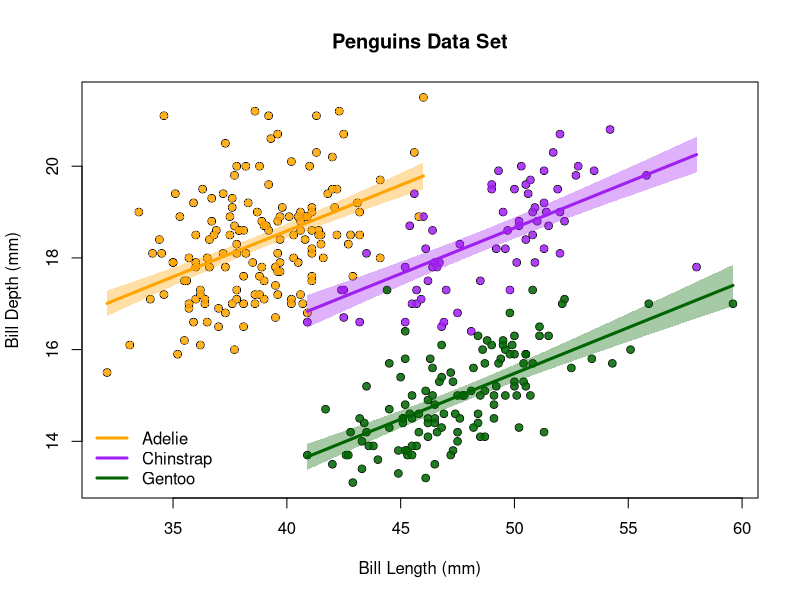
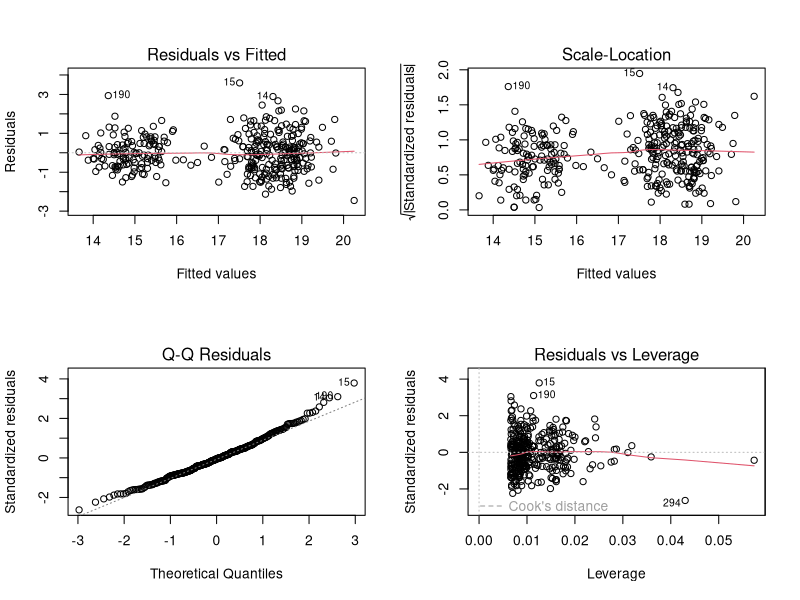
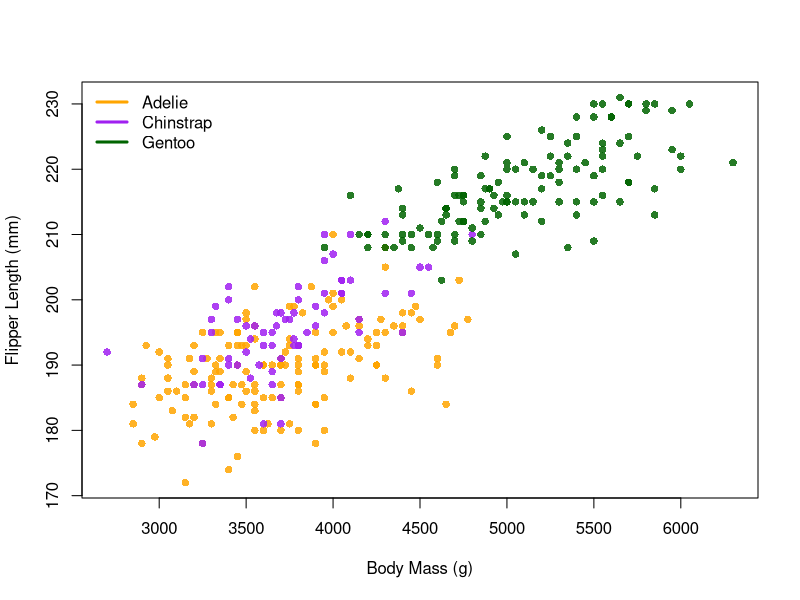
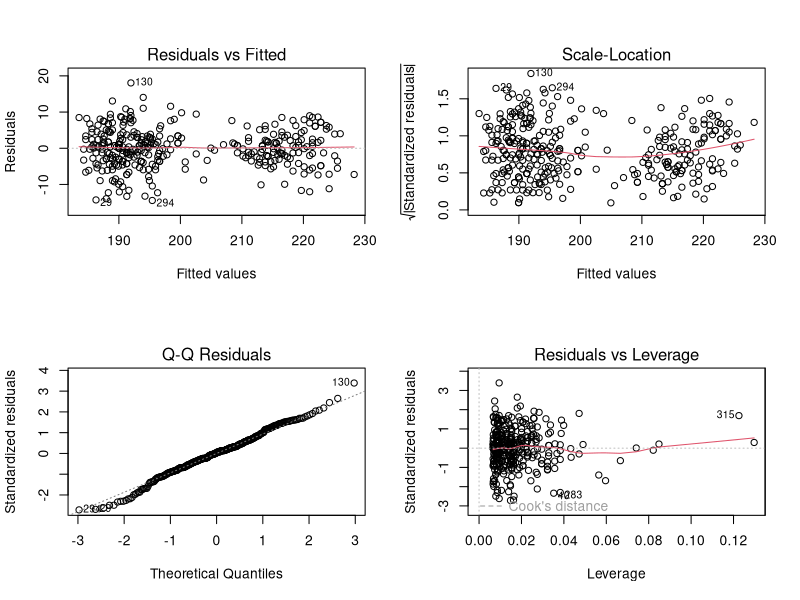
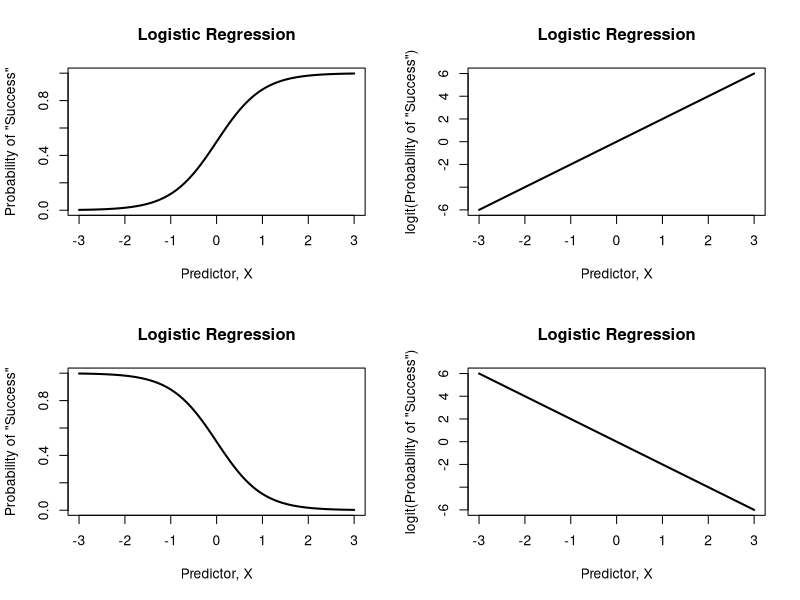
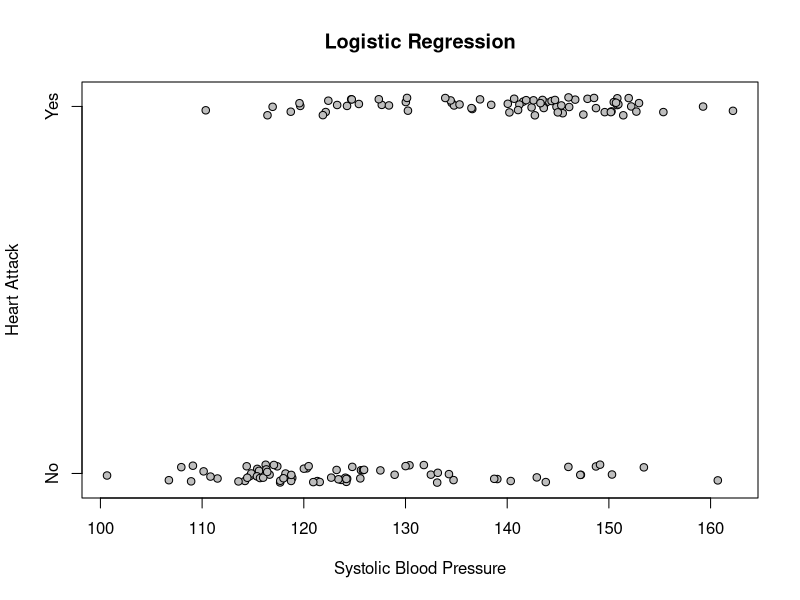

The R script that drew these images, in order: (Note: this script raises an error after producing the figures.)
## Multiple regression

library(palmerpenguins)

penguins.mdl <- lm(bill_depth_mm ~ bill_length_mm*species, data = penguins)
summary(penguins.mdl)

library(car)
Anova(penguins.mdl, type = 3)

# Remove interaction
new.penguins.mdl <- lm(bill_depth_mm ~ bill_length_mm + species, data = penguins)
Anova(new.penguins.mdl, type = 2)
summary(new.penguins.mdl)

par(mfcol = c(1,1))
plot(penguins$bill_length_mm, penguins$bill_depth_mm,
     xlab = 'Bill Length (mm)', ylab = 'Bill Depth (mm)', 
     main = 'Penguins Data Set')

new.data.n <- 200
specs <- unique(penguins$species)
specs <-specs[order(specs)]
cols <- c('orange', 'purple', 'darkgreen')

legend('bottomleft', bty = 'n', legend = specs, 
       col = cols, lwd = 3, lty = 1)

for (i in 1:3){
  spec.data <- subset(penguins, subset = species == specs[i])
  new.data <- data.frame(species = rep(specs[i], each = new.data.n),
                         bill_length_mm = seq(from = min(spec.data$bill_length_mm, na.rm = T), to = max(spec.data$bill_length_mm, na.rm = T), length = new.data.n))
  spec.ci <- data.frame(predict(new.penguins.mdl, new.data, interval = 'confidence'))
  
  poly.col <- col2rgb(cols[i])
  lines(new.data$bill_length_mm, spec.ci$fit, lwd = 3, col = cols[i])
  polygon(c(new.data$bill_length_mm, rev(new.data$bill_length_mm)), 
          c(spec.ci$upr, rev(spec.ci$lwr)), 
          col = rgb(red = t(poly.col/255), alpha = 0.35), border = NA)
  points(spec.data$bill_length_mm, spec.data$bill_depth_mm,
         pch = 21, bg = rgb(red = t(poly.col/255), alpha = 0.85),
         col = NA)
}

par(mfcol = c(2,2))
plot(new.penguins.mdl)




par(mfcol = c(1,1))
plot(penguins$body_mass_g, penguins$flipper_length_mm,
     typ = 'n', xlab = 'Body Mass (g)', ylab = 'Flipper Length (mm)')
legend('topleft', bty = 'n', legend = specs, 
       col = cols, lwd = 3, lty = 1)
#abline(v = seq(from = 2000, to = 7000, by = 250), lty = 2, col = 'gray')
#abline(h = seq(from = 170, to = 250, by = 5), lty = 2, col = 'gray')

body.mass.mdl <- lm(flipper_length_mm ~ body_mass_g*species, data = penguins)

Anova(body.mass.mdl, type = 3)
summary(body.mass.mdl)

for (i in 1:3){
  spec.data <- subset(penguins, subset = species == specs[i])
  new.data <- data.frame(species = rep(specs[i], each = new.data.n),
                         body_mass_g = seq(from = min(spec.data$body_mass_g, na.rm = T), to = max(spec.data$body_mass_g, na.rm = T), length = new.data.n))
  
  
  spec.ci <- data.frame(predict(body.mass.mdl, new.data, interval = 'confidence'))
  poly.col <- col2rgb(cols[i])
  #polygon(c(new.data$body_mass_g, rev(new.data$body_mass_g)), 
  #        c(spec.ci$upr, rev(spec.ci$lwr)), 
  #        col = rgb(red = t(poly.col/255), alpha = 0.35), border = NA)
  #lines(new.data$body_mass_g, spec.ci$fit, lwd = 3, col = cols[i])
  points(spec.data$body_mass_g, spec.data$flipper_length_mm,
         pch = 21, bg = rgb(red = t(poly.col/255), alpha = 0.85),
         col = NA)
}



par(mfcol = c(2,2))
plot(body.mass.mdl)




#### Issues with multiple regression

# Multicollinearity
n <- 150
set.seed(5)
smoking <- rbinom(n, 1, prob = 0.5)
blood.pressure <- rep(NA,n)
n.smokes <- sum(smoking == 1)
blood.pressure[smoking == 1] <- rnorm(n.smokes, 144, 7)
blood.pressure[smoking != 1] <- rnorm(n-n.smokes, 119, 7)

beta0 <- -5
betaS <- 2
betaBP <- 0.03
X.heart.attack <- beta0 + betaS*smoking + betaBP*blood.pressure
p.heart.attack <- exp(X.heart.attack)/(1+exp(X.heart.attack))
heart.attack <- rbinom(n,1,p.heart.attack)

ha.df <- data.frame(smokes = smoking, bp = blood.pressure, heart.attack = heart.attack)

# logistic regression
# 
X <-  seq(from = -3, to = 3, length = 100)
beta0 <- 0

par(mfrow=c(2,2))
beta1 <- 2
logit.p <- beta0 + beta1*X
p <- exp(logit.p)/(1+exp(logit.p))
plot(X, p, 
     xlab = 'Predictor, X', ylab = 'Probability of "Success"',
     main = 'Logistic Regression', type = 'l', lwd = 2)
plot(X, logit.p, 
     xlab = 'Predictor, X', ylab = 'logit(Probability of "Success")',
     main = 'Logistic Regression', type = 'l', lwd = 2)

beta1 <- -2
logit.p <- beta0 + beta1*X
p <- exp(logit.p)/(1+exp(logit.p))
plot(X, p, 
     xlab = 'Predictor, X', ylab = 'Probability of "Success"',
     main = 'Logistic Regression', type = 'l', lwd = 2)
plot(X, logit.p, 
     xlab = 'Predictor, X', ylab = 'logit(Probability of "Success")',
     main = 'Logistic Regression', type = 'l', lwd = 2)

 
par(mfcol = c(1,1))
plot(ha.df$bp, ha.df$heart.attack + 0.05*(runif(n)-0.5), 
     xlab = 'Systolic Blood Pressure',
     ylab = 'Heart Attack', yaxt = 'n', 
     main = 'Logistic Regression',
     pch = 21, bg = 'gray')
axis(2, at = c(0,1), labels = c('No', "Yes"))
log.glm <- glm(heart.attack~bp, family = 'binomial', data = ha.df)
new.bp <- seq(from = 100, to = 170, length = 200)
new.data <- data.frame(bp = new.bp)
pred2 <- add_ci(new.data, log.glm)
pred <- predict.glm(log.glm, new.data, type = 'link', se.fit = T)
lines(new.bp, exp(pred$fit)/(1+exp(pred$fit)), lwd = 2)
lines(new.bp, pred2$LCB0.025, lty = 2)
lines(new.bp, pred2$UCB0.975, lty = 2)
summary(log.glm)

# Colinear Responses
glm <- glm(heart.attack ~ smokes + bp, data = ha.df, family = 'binomial')
summary(glm)
plot(ha.df$bp[smoking == 1], 
     ha.df$heart.attack[smoking == 1] +  0.05*(runif(n.smokes)-0.5), 
     pch = 21, bg = 'turquoise', 
     xlab = 'Systolic Blood Pressure', 
     ylab = 'Heart Attack',
     yaxt = 'n', xlim = c(100,165))
axis(2, at = c(0,1), labels = c('No', 'Yes'))
points(ha.df$bp[smoking != 1], 
       ha.df$heart.attack[smoking != 1] +  0.05*(runif(n-n.smokes)-0.5), 
       pch = 21, bg = 'royalblue')

new.bp <- rep(seq(from = 100, to = 170, length = 200),2)
new.smoking <- rep(c(0,1), each = 200)
new.data <- data.frame(bp = new.bp, smokes = new.smoking)
pred.link <- predict.glm(glm, new.data, type = 'link')
pred <- data.frame(new.data, pred.link)
lines(pred$bp[pred$smokes == 1], exp(pred$pred.link[pred$smokes == 1])/(1 + exp(pred$pred.link[pred$smokes == 1])), col = 'turquoise', lwd = 2)
lines(pred$bp[pred$smokes != 1], exp(pred$pred.link[pred$smokes != 1])/(1 + exp(pred$pred.link[pred$smokes != 1])), col = 'royalblue', lwd = 2)

new.bp <- seq(from = 100, to = 170, length = 200)
smoke.true.p <- beta0 + betaS + betaBP*new.bp
nosmoke.true.p <- beta0 + betaBP*new.bp
lines(new.bp, exp(smoke.true.p)/(1 + exp(smoke.true.p)), col = 'turquoise', lwd = 2, lty = 2)
lines(new.bp, exp(nosmoke.true.p)/(1 + exp(nosmoke.true.p)), col = 'royalblue', lwd = 2, lty = 2)
